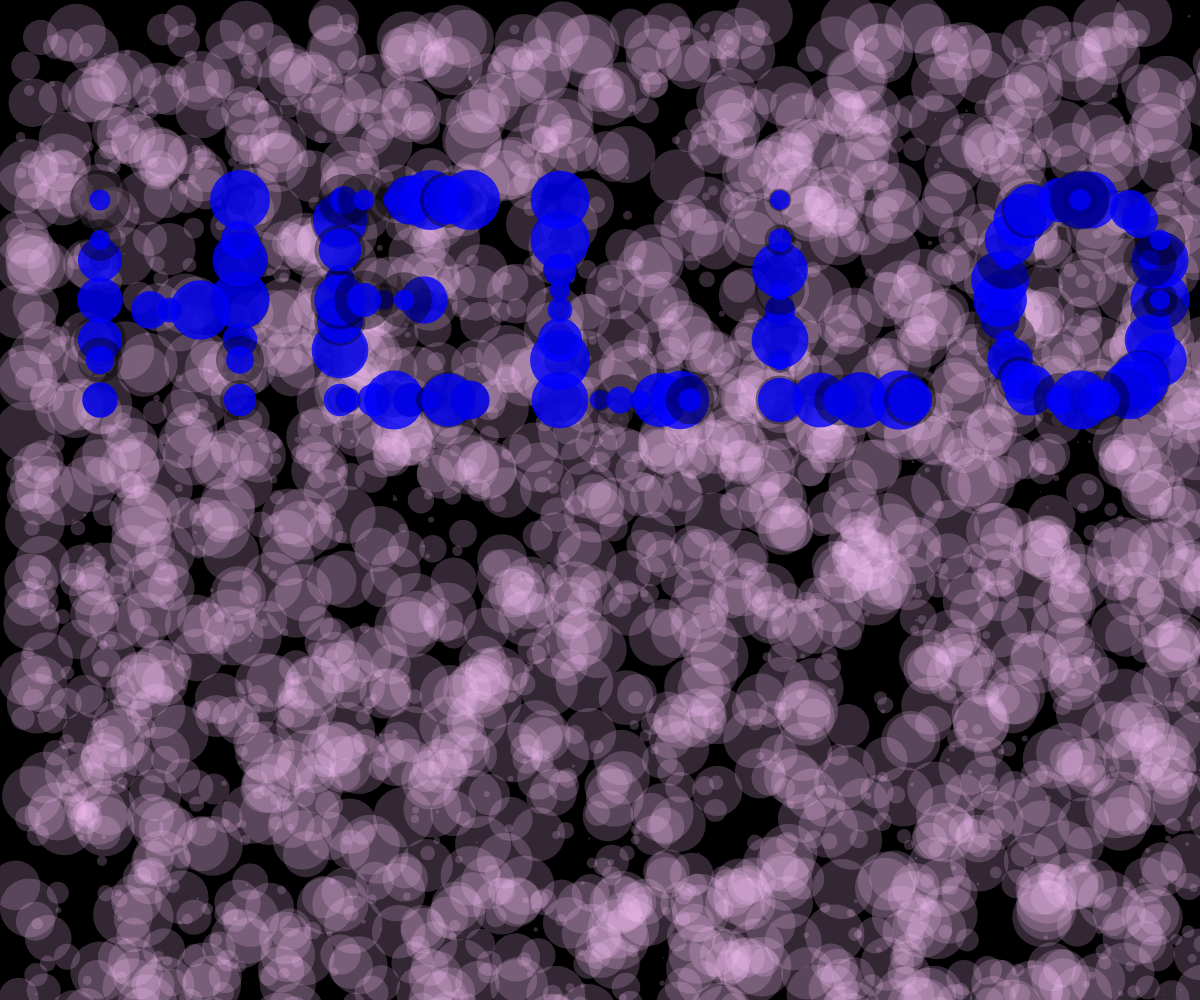
Frame 1 (no input)
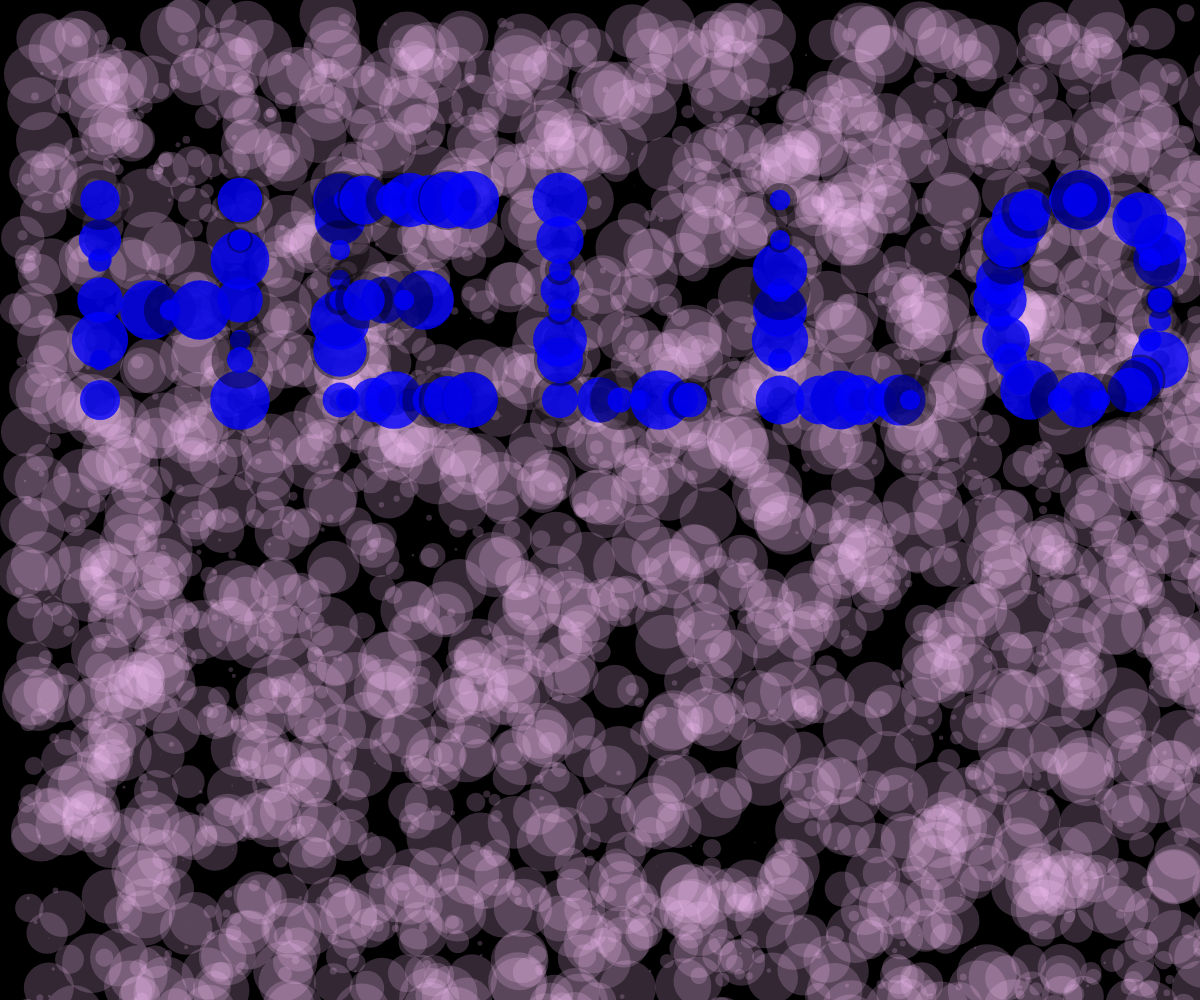
Frame 60 (no input)
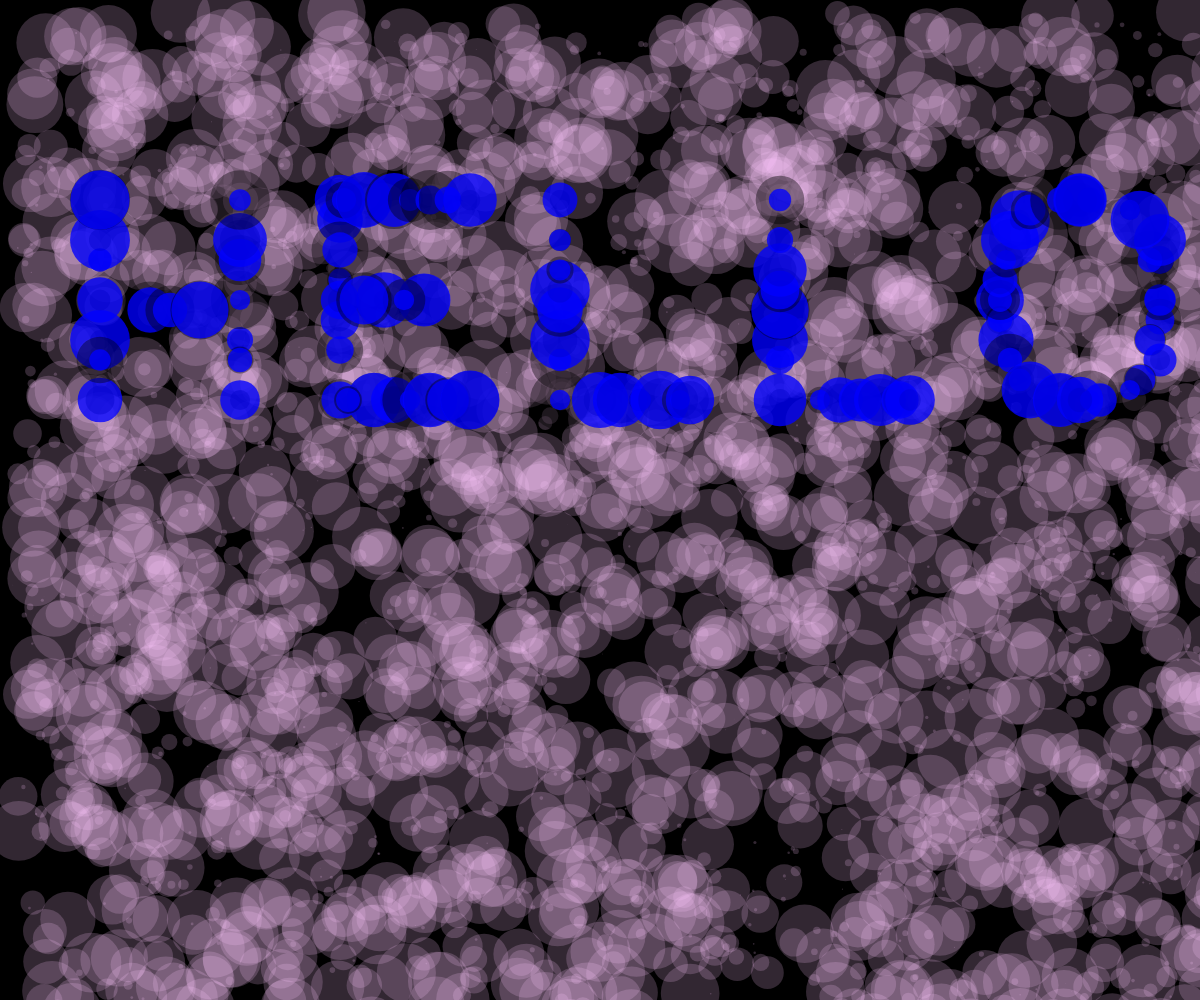
Frame 120 (the mouse pressed at the canvas centre since frame 60)

The p5.js sketch that drew these frames (run headless with seeded random() and noise() and a simulated clock; from frame 60 on, the mouse is pressed at the canvas centre):

// p5.js sketch
// ── sketch.js

// no need to change anything from here ... ----------------------

var letters = {};

var marginLeft = 50;
var marginTop = 100;
var textX = marginLeft;
var textY = 150;
var lineHeight = 150;
var typedText = "HELLO";
var zoom = 2;

function setup() {
	createCanvas(windowWidth, windowHeight);
	initLetters();
	noFill();
	strokeWeight(0);
}

function draw() {
	background(0);
	scale(zoom);

	randomSeed(4);
   drawBackground();

	textX = marginLeft;
	textY = marginTop + 100;

	for (var i = 0; i < typedText.length; i++) {
		var c = typedText[i];
		if (letters[c]) {
			push();
			translate(textX, textY);
			var w = letters[c]();
			textX += w;
			pop();
		} else if (c == "\n") {
			textX = marginLeft;
			textY += lineHeight;
		}
	}

	//noLoop();
}

function keyTyped() {
    var k = key;
    if (!letters[k]) {
        k = k.toUpperCase();
    }
    if (letters[k]) {
         
        typedText += k;
    }

	//loop();
}

function keyPressed() {
	if (keyCode == RETURN) {
		typedText += "\n";
	}
	if (keyCode == BACKSPACE || keyCode == DELETE) {
		if (typedText.length > 0) typedText = typedText.slice(0, -1);
	}
}

// ... to here -----------------------------------------------------



function initLetters() {
	// Add your calls to the letter functions here

	letters = {
		N: draw_N,
		O: draw_O,
		Q: draw_Q,
		U: draw_U,
       G: draw_G,
       H: draw_H,
       I: draw_I,
       J: draw_J,
       K: draw_K,
       L: draw_L,
       M: draw_M,
       S: draw_S,
       R: draw_R,	
		A: draw_A,
		W: draw_W,
       V: draw_V,
       B: draw_B,
       P: draw_P,
       C: draw_C,
       D: draw_D,
       T: draw_T,
		E: draw_E,
       F: draw_F,
       X: draw_X,
       Y: draw_Y,
       Z: draw_Z,
		
		" ": function() { return 30 },
	};
}

function specialEllipse(x, y, w, h) {
	strokeWeight(0);
	fill(0, 0, 0,100);
	var w = sin(frameCount * random() / 30 + random(100)) * 10 + 20;
	ellipse(x, y, w, w);

	strokeWeight(0)
    stroke(255,255,255,100);
	fill(0,0, 255,200);
	w = sin(frameCount * random() / 30 + random(100)) * 10 + 20;
	ellipse(x, y, w, w);
}

function drawBackground() {
   for (var i = 0; i < 3000; i++) {
       var x = random(0, width/zoom);
       var y = random(0, height/zoom);
       var r1 = sin(frameCount * random() / 40 + random(100)) * 5 + 10;
	    var r2 = sin(frameCount * random() / 30 + random(100)) * 5 + 10;
	    var r3 = sin(frameCount * random() / 30 + random(100)) * 15 + 15;
	       
       fill(255, 200,255, 50);
       ellipse(x+r1,y+r1,r3,r3);
   }
}



// A function for each letter

function draw_N() {
	
	//rect(-15,-100,80,100);
	
	specialEllipse(0,-100,30,30); //top left 
	specialEllipse(0,0,13,13); 
	specialEllipse(0,-5,15,15); //bottom left
	//specialEllipse(50,-100,30,30); //top right
	specialEllipse(50,-20,30,30); //bottom right
	specialEllipse(0,-30,25,25);
   specialEllipse(0,-20,25,25);
	specialEllipse(0,-40,15,15);
	specialEllipse(0,-50,20,20);
	specialEllipse(0,-70,10,10);
   specialEllipse(0,-80,10,10);
	specialEllipse(0,-90,15,15);
	
   specialEllipse(70,-100,10,10);
	specialEllipse(70,-85,20,20);
	specialEllipse(70,-70,18,18);
	specialEllipse(70,-60,11,11);
	specialEllipse(70,-50,15,15);
   specialEllipse(70,-30,15,15);
	specialEllipse(70,-20,25,25);
	specialEllipse(70,0,13,13);

	specialEllipse(50,-35,20,20);
	specialEllipse(33,-47,10,10);
	specialEllipse(28,-56,15,15);
	specialEllipse(23,-67,18,18);
	specialEllipse(18,-75,10,10);
	specialEllipse(15,-80,13,13);

	
	
	

	return 110;
}

function draw_O() {
	
	//rect(30,-100,80,100);
	
   specialEllipse(0, -50, 25);
   specialEllipse(0, -40, 25);
   specialEllipse(3, -30, 15);
   specialEllipse(5, -20, 30);
   specialEllipse(10, -10, 10);
   specialEllipse(15, -5, 20);
   specialEllipse(30, 0, 20);
   specialEllipse(45, 0, 30);

   specialEllipse(80, -50, 25);
   specialEllipse(80, -40, 25);
   specialEllipse(75, -30, 15);
   specialEllipse(80, -20, 30);
   specialEllipse(70, -10, 10);
   specialEllipse(65, -5, 20);
   specialEllipse(50, 0, 20);
   specialEllipse(40, 0, 30);


   specialEllipse(0, -50, 25);
   specialEllipse(0, -60, 25);
   specialEllipse(3, -70, 15);
   specialEllipse(5, -80, 30);
   specialEllipse(10, -90, 10);
   specialEllipse(15, -95, 20);
   specialEllipse(30, -100, 20);
   specialEllipse(45, -100, 30);

   specialEllipse(80, -50, 25);
   specialEllipse(80, -70, 25);
   specialEllipse(75, -70, 15);
   specialEllipse(80, -80, 30);
   specialEllipse(70, -90, 10);
   specialEllipse(65, -95, 20);
   specialEllipse(40, -100, 20);
   specialEllipse(40, -100, 30);


	return 130;
}
function draw_Q() {
	
	//rect(75,-100,80,100);
	
   specialEllipse(0, -50, 25);
   specialEllipse(0, -40, 25);
   specialEllipse(3, -30, 15);
   specialEllipse(5, -20, 30);
   specialEllipse(10, -10, 10);
   specialEllipse(15, -5, 20);
   specialEllipse(30, 0, 20);
   specialEllipse(45, 0, 30);

   specialEllipse(80, -50, 25);
   specialEllipse(80, -40, 25);
   specialEllipse(75, -30, 15);
   specialEllipse(80, -20, 30);
   specialEllipse(70, -10, 10);
   specialEllipse(65, -5, 20);
   specialEllipse(50, 0, 20);
   specialEllipse(40, 0, 30);


   specialEllipse(0, -50, 25);
   specialEllipse(0, -60, 25);
   specialEllipse(3, -70, 15);
   specialEllipse(5, -80, 30);
   specialEllipse(10, -90, 10);
   specialEllipse(15, -95, 20);
   specialEllipse(30, -100, 20);
   specialEllipse(45, -100, 30);

   specialEllipse(80, -50, 25);
   specialEllipse(80, -70, 25);
   specialEllipse(75, -70, 15);
   specialEllipse(80, -80, 30);
   specialEllipse(70, -90, 10);
   specialEllipse(65, -95, 20);
   specialEllipse(40, -100, 20);
   specialEllipse(40, -100, 30);

   specialEllipse(90, 0, 25);
   specialEllipse(80, -10, 15);
   specialEllipse(70, -20, 15);
	specialEllipse(60, -30, 10);
	

	

	return 130;
}

function draw_U() {
	
   specialEllipse(0, -50, 25);
   specialEllipse(0, -40, 25);
   specialEllipse(0, -60, 25);
   specialEllipse(0, -70, 25);
   specialEllipse(0, -80, 25);
   specialEllipse(0, -90, 25);
   specialEllipse(0, -95, 25);
   specialEllipse(0, -100, 25);
   specialEllipse(3, -30, 15);
   specialEllipse(5, -20, 30);
   specialEllipse(10, -10, 10);
   specialEllipse(15, -5, 20);
   specialEllipse(30, 0, 20);
   specialEllipse(45, 0, 30);

   specialEllipse(80, -50, 25);
   specialEllipse(80, -60, 25);
   specialEllipse(80, -70, 25);
   specialEllipse(80, -80, 25);
   specialEllipse(80, -90, 25);
   specialEllipse(80, -95, 25);
   specialEllipse(80, -100, 25);

   specialEllipse(75, -30, 15);
   specialEllipse(80, -20, 30);
   specialEllipse(70, -10, 10);
   specialEllipse(65, -5, 20);
   specialEllipse(50, 0, 20);
   specialEllipse(40, 0, 30);
	
	
	

	

	return 120;
}




function draw_G() {



   specialEllipse(0, -50, 25);
   specialEllipse(0, -40, 25);
   specialEllipse(3, -30, 15);
   specialEllipse(5, -20, 30);
   specialEllipse(10, -10, 10);
   specialEllipse(15, -5, 20);
   specialEllipse(30, 0, 20);
   specialEllipse(45, 0, 30);

   specialEllipse(80, -50, 25);
   specialEllipse(80, -40, 25);
   specialEllipse(75, -30, 15);
   specialEllipse(80, -20, 30);
   specialEllipse(70, -10, 10);
   specialEllipse(65, -5, 20);
   specialEllipse(50, 0, 20);
   specialEllipse(40, 0, 30);



   specialEllipse(75, -40, 20);
   specialEllipse(75, -50, 15);


   specialEllipse(0, -50, 25);
   specialEllipse(0, -60, 25);
   specialEllipse(3, -70, 15);
   specialEllipse(5, -80, 30);
   specialEllipse(10, -90, 10);
   specialEllipse(15, -95, 20);
   specialEllipse(30, -100, 20);
   specialEllipse(45, -100, 30);

   specialEllipse(75, -90, 20);
   specialEllipse(60, -100, 20);
   specialEllipse(45, -100, 30);

   specialEllipse(65, -50, 10);
   specialEllipse(75, -50, 15);
   specialEllipse(60, -50, 10);




       return 130;
}


function draw_H() {


   specialEllipse(0, 0, 20);
   specialEllipse(0, -30, 25);
   specialEllipse(0, -20, 25);
   specialEllipse(0, -50, 15);
   specialEllipse(0, -70, 20);
   specialEllipse(0, -80, 20);
   specialEllipse(0, -100, 30);
   specialEllipse(25, -45, 25);
   specialEllipse(35, -45, 10);

   specialEllipse(70, 0, 20);
   specialEllipse(70, -30, 25);
   specialEllipse(70, -20, 25);
   specialEllipse(70, -50, 25);
   specialEllipse(70, -70, 30);
   specialEllipse(70, -80, 30);

   specialEllipse(50, -45, 25);
   specialEllipse(70, -100, 15);


       return 120;
}


function draw_I() {


   specialEllipse(0, 0, 20);
   specialEllipse(0, -30, 25);
   specialEllipse(0, -20, 25);
   specialEllipse(0, -45, 15);
   specialEllipse(0, -60, 20);
   specialEllipse(0, -80, 20);
   specialEllipse(0, -100, 30);


       return 50;

}

function draw_J() {


   specialEllipse(60, -80, 30);
   specialEllipse(60, -30, 25);
   specialEllipse(60, -100, 20);
   specialEllipse(60, -70, 20);
   specialEllipse(60, -60, 20);
   specialEllipse(60, -50, 20);
   specialEllipse(50, -10, 30);
   specialEllipse(30, 0, 20);
   specialEllipse(0, -50, 10);
   specialEllipse(0, -25, 15);
   specialEllipse(0, -35, 25);
   specialEllipse(10, -15, 15);


       return 110;

}
function draw_K() {


   specialEllipse(15, -45, 20);
   specialEllipse(30, -55, 25);
   specialEllipse(40, -65, 10);
   specialEllipse(50, -75, 20);
   specialEllipse(70, -100, 20);
   specialEllipse(60, -90, 20);
   specialEllipse(0, -100, 15);
   specialEllipse(0, -100, 10);
   specialEllipse(0, -65, 20);
   specialEllipse(0, -75, 20);
   specialEllipse(0, -50, 10);
   specialEllipse(0, -45, 25);
   specialEllipse(0, -25, 25);
   specialEllipse(0,  0, 30);
   specialEllipse(15, -35, 10);
   specialEllipse(35, -35, 20);
   specialEllipse(45, -25, 25);
   specialEllipse(50, -15, 20);
   specialEllipse(70, 0, 25);



       return 120;
}

function draw_L() {


   specialEllipse(0, 0, 25);
   specialEllipse(0, -20, 20);
   specialEllipse(0, -30, 10);
   specialEllipse(0, -45, 20);
   specialEllipse(0, -55, 20);
   specialEllipse(0, -65, 30);
   specialEllipse(0, -80, 30);
   specialEllipse(0, -100, 10);
   specialEllipse(20, 0, 20);
   specialEllipse(30, 0, 10);
   specialEllipse(40, 0, 10);
   specialEllipse(50, 0, 15);
    specialEllipse(60, 0, 15);
   specialEllipse(65, 0, 30);




       return 110;
}


function draw_M() {



   specialEllipse(80, 0, 25);
   specialEllipse(80, -20, 25);
   specialEllipse(80, -10, 30);
   specialEllipse(80, -30, 15);
   specialEllipse(80, -40, 15);
   specialEllipse(80, -50, 10);
   specialEllipse(80, -65, 30);
   specialEllipse(80, -80, 30);
   specialEllipse(80, -100, 15);
   specialEllipse(0, 0, 25);
   specialEllipse(0, -20, 25);
   specialEllipse(0, -10, 30);
   specialEllipse(0, -30, 15);
   specialEllipse(0, -40, 15);
   specialEllipse(0, -50, 10);
   specialEllipse(0, -65, 30);
   specialEllipse(0, -80, 30);
   specialEllipse(0, -100, 15);


   specialEllipse(10, -90, 25);
   specialEllipse(15, -80, 20);
   specialEllipse(20, -70, 20);
   specialEllipse(25, -60, 10);
   specialEllipse(30, -50, 30);
   specialEllipse(35, -45, 10);
   specialEllipse(40, -40, 10);

   specialEllipse(70, -90, 25);
   specialEllipse(65, -80, 20);
   specialEllipse(60, -70, 20);
   specialEllipse(55, -60, 10);
   specialEllipse(50, -50, 30);
   specialEllipse(45, -45, 10);






       return 130;
}
function draw_S() {



   specialEllipse(65, -80, 10);
   specialEllipse(60, -85, 15);
   specialEllipse(60, -90, 30);
   specialEllipse(40, -95, 10);
   specialEllipse(40, -100, 20);
   specialEllipse(40, -100, 10);
   specialEllipse(35, -100, 10);
   specialEllipse(20, -98, 30);
   specialEllipse(19, -95, 20);
   specialEllipse(15, -92, 20);
   specialEllipse(10, -87, 10);
   specialEllipse(7, -85, 15);
   specialEllipse(5, -75, 25);
   specialEllipse(1, -70, 30);
   specialEllipse(0, -65, 30);
   specialEllipse(0, -60, 30);
   specialEllipse(0, -55, 20);
   specialEllipse(0, -50, 25);

   specialEllipse(5, -45, 25);
   specialEllipse(10, -45, 25);
   specialEllipse(15, -45, 30);
   specialEllipse(35, -45, 30);
   specialEllipse(40, -45, 10);
   specialEllipse(45, -45, 20);
   specialEllipse(50, -45, 20);
   specialEllipse(55, -40, 20);
   specialEllipse(60, -42, 10);
   specialEllipse(75, -35, 15);
   specialEllipse(80, -25, 10);
   specialEllipse(75, -35, 10);
   specialEllipse(75, -10, 15);
   specialEllipse(65, -5, 10);
   specialEllipse(60, -3, 10);
   specialEllipse(55, 0, 30);
   specialEllipse(40, 0, 30);

   specialEllipse(35, 0, 20);
   specialEllipse(30, 0, 30);
   specialEllipse(25, -2, 10);
   specialEllipse(20, -5, 10);
   specialEllipse(15, -7, 20);
   specialEllipse(10, -10, 20);
    specialEllipse(5, -12, 30);
   specialEllipse(0, -15, 0);


       return 120;
}
function draw_R() {


   //pionowa kreska
   specialEllipse(0, 0, 20);
   specialEllipse(0, -10, 25);
   specialEllipse(0, -20, 20);
   specialEllipse(0, -30, 25);
   specialEllipse(0, -40, 25);
   specialEllipse(0, -50, 20);
   specialEllipse(0, -60, 15);
   specialEllipse(0, -70, 20);
   specialEllipse(0, -80, 15)
   specialEllipse(0, -90, 15);
   specialEllipse(0, -100, 20);

   //gorny brzuszek
   specialEllipse(10, -100, 15);
   specialEllipse(20, -100, 15);
   specialEllipse(30, -100, 20);
   specialEllipse(40, -95, 20);
   specialEllipse(50, -95, 15);
   specialEllipse(60, -88, 15);
   specialEllipse(70, -75, 20);
   specialEllipse(65, -60, 15);
   specialEllipse(55, -50, 15);
   specialEllipse(40, -45, 20);
   specialEllipse(30, -45, 25);
   specialEllipse(20, -44, 15);
   specialEllipse(10, -45, 15);


   specialEllipse(65, 0, 20);
   specialEllipse(60, -10, 25);
   specialEllipse(55, -20, 15);
   specialEllipse(50, -30, 15);
   specialEllipse(45, -40, 15);


       return 120;
}


function draw_A() {

   // lewe ramię
   specialEllipse(0, 0, 15);
   specialEllipse(4, -8, 15);
   specialEllipse(8, -15, 20);
   specialEllipse(13, -25, 20);
   specialEllipse(20, -40, 25);
   specialEllipse(25, -55, 20);
   specialEllipse(28, -63, 20);
   specialEllipse(31, -75, 15);
   specialEllipse(35, -85, 20);
   specialEllipse(38, -93, 15);
   specialEllipse(40, -100, 15);


   //prawe ramię
   specialEllipse(40, -100, 15);
   specialEllipse(42, -93, 15);
   specialEllipse(45, -85, 20);
   specialEllipse(49, -75, 15);
   specialEllipse(52, -63, 20);
   specialEllipse(57, -55, 20);
   specialEllipse(62, -40, 25);
   specialEllipse(69, -25, 20);
   specialEllipse(74, -15, 20);
   specialEllipse(76, -8, 15);
   specialEllipse(80, 0, 15);


   //mostek
   specialEllipse(35, -40, 20);
   specialEllipse(50, -40, 15);


	return 120;
}

function draw_W() {

   //pionowa kreska
	specialEllipse(0, 0, 20);
   specialEllipse(0, -20, 25);
   specialEllipse(0, -30, 20);
   specialEllipse(0, -40, 25);
   specialEllipse(0, -50, 25);
   specialEllipse(0, -60, 20);
   specialEllipse(0, -70, 15);
   specialEllipse(0, -80, 20);
   specialEllipse(0, -90, 15)
   specialEllipse(0, -100, 15);

   //ukośna lewa
   specialEllipse(0, -10, 20);
   specialEllipse(10, -20, 15);
   specialEllipse(20, -30, 20);
   specialEllipse(30, -40, 25);
   specialEllipse(40, -50, 20);

   //ukośna prawa
   specialEllipse(80, -10, 20);
   specialEllipse(70, -20, 15);
   specialEllipse(60, -30, 20);
   specialEllipse(50, -40, 25);
   specialEllipse(40, -50, 20);


   //pionowa prawa
   specialEllipse(80, 0, 20);
   specialEllipse(80, -20, 25);
   specialEllipse(80, -30, 20);
   specialEllipse(80, -40, 25);
   specialEllipse(80, -50, 25);
   specialEllipse(80, -60, 20);
   specialEllipse(80, -70, 15);
   specialEllipse(80, -80, 20);
   specialEllipse(80, -90, 15);
   specialEllipse(80, -100, 15);

	return 130;
}


function draw_V() {


   // lewe ramię
   specialEllipse(0, -100, 15);
   specialEllipse(4, -93, 15);
   specialEllipse(8, -85, 20);
   specialEllipse(11, -77, 15);
   specialEllipse(16, -65, 20);
   specialEllipse(21, -52, 20);
   specialEllipse(24, -40, 20);
   specialEllipse(27, -32, 15);
   specialEllipse(31, -24, 20);
   specialEllipse(34, -16, 15);
   specialEllipse(37, -8, 15);
   specialEllipse(40, 0, 10);

   //prawe ramię

   specialEllipse(80, -100, 15);
   specialEllipse(77, -93, 15);
   specialEllipse(74, -85, 20);
   specialEllipse(71, -77, 15);
   specialEllipse(67, -65, 20);
   specialEllipse(64, -52, 20);
   specialEllipse(60, -40, 20);
   specialEllipse(56, -32, 15);
   specialEllipse(51, -24, 20);
   specialEllipse(48, -16, 15);
   specialEllipse(44, -8, 15);
   specialEllipse(40, 0, 10);


	return 110;
}


function draw_B() {

   //pionowa kreska
   specialEllipse(0, 0, 20);
   specialEllipse(0, -20, 25);
   specialEllipse(0, -30, 20);
   specialEllipse(0, -40, 25);
   specialEllipse(0, -50, 25);
   specialEllipse(0, -60, 20);
   specialEllipse(0, -70, 15);
   specialEllipse(0, -80, 20);
   specialEllipse(0, -90, 15)
   specialEllipse(0, -100, 15);
   specialEllipse(0, -10, 20);

   //gorny brzuszek
   specialEllipse(8, -100, 15);
   specialEllipse(14, -99, 15);
   specialEllipse(26, -97, 20);
   specialEllipse(36, -94, 20);
   specialEllipse(48, -92, 15);
   specialEllipse(56, -87, 15);
   specialEllipse(60, -75, 20);

   specialEllipse(52, -64, 15);
   specialEllipse(45, -61, 15);
   specialEllipse(36, -59, 20);
   specialEllipse(26, -56, 25);
   specialEllipse(14, -52, 15);
   specialEllipse(8, -50, 15);


   //dolny brzuszek
   specialEllipse(8, -50, 15);
   specialEllipse(14, -49, 15);
   specialEllipse(26, -47, 20);
   specialEllipse(36, -44, 20);
   specialEllipse(48, -42, 15);
   specialEllipse(56, -37, 15);
   specialEllipse(60, -25, 20);

   specialEllipse(52, -14, 15);
   specialEllipse(45, -11, 15);
   specialEllipse(36, -9, 20);
   specialEllipse(26, -6, 25);
   specialEllipse(14, -2, 15);
   specialEllipse(8, 0, 15);


	return 100;
}


function draw_P() {

   //pionowa kreska
   specialEllipse(0, 0, 20);
   specialEllipse(0, -10, 25);
   specialEllipse(0, -20, 20);
   specialEllipse(0, -30, 25);
   specialEllipse(0, -40, 25);
   specialEllipse(0, -50, 20);
   specialEllipse(0, -60, 15);
   specialEllipse(0, -70, 20);
   specialEllipse(0, -80, 15)
   specialEllipse(0, -90, 15);
   specialEllipse(0, -100, 20);

   //gorny brzuszek
   specialEllipse(10, -100, 15);
   specialEllipse(20, -100, 15);
   specialEllipse(30, -100, 20);
   specialEllipse(40, -95, 20);
   specialEllipse(50, -95, 15);
   specialEllipse(60, -88, 15);
   specialEllipse(70, -75, 20);
   specialEllipse(65, -60, 15);
   specialEllipse(55, -50, 15);
   specialEllipse(40, -45, 20);
   specialEllipse(30, -45, 25);
   specialEllipse(20, -44, 15);
   specialEllipse(10, -45, 15);


	return 100;
}



function draw_C() {


   specialEllipse(62, -94, 10);
   specialEllipse(57, -98, 15);

   specialEllipse(50, -100, 15);

   specialEllipse (46, -99, 10);
   specialEllipse (41, -99, 15);
   specialEllipse (30, -94, 15);
   specialEllipse (25, -91, 20);
   specialEllipse (18, -85, 15);
   specialEllipse (13, -78, 15);
   specialEllipse(10, -72, 20);
   specialEllipse(5, -64, 15);
   specialEllipse(2, -58, 20);
   specialEllipse(0, -50, 15);


   specialEllipse (46, -1, 10);
   specialEllipse (41, -1, 15);
   specialEllipse (30, -6, 15);
   specialEllipse (25, -9, 20);
   specialEllipse (18, -15, 15);
   specialEllipse (13, -22, 15);
   specialEllipse(10, -28, 20);
   specialEllipse(5, -36, 15);
   specialEllipse(2, -42, 20);
   specialEllipse(0, -50, 15);

   specialEllipse(57, -2, 15);
   specialEllipse(62, -6, 10);

   specialEllipse(50, 0, 15);


	return 110;
}



function draw_D() {


   specialEllipse(0, -100, 15);
   specialEllipse (20, -99, 10);
   specialEllipse (30, -99, 15);
   specialEllipse (40, -95, 15);
   specialEllipse (45, -91, 20);
   specialEllipse (50, -85, 15);
   specialEllipse (55, -78, 15);
   specialEllipse(50, -72, 20);
   specialEllipse(55, -64, 15);
   specialEllipse(65, -58, 20);
   specialEllipse(65, -50, 15);


   specialEllipse (15, -1, 10);
   specialEllipse (20, -1, 15);
   specialEllipse (25, -6, 15);
   specialEllipse (35, -9, 20);
   specialEllipse (45, -15, 15);
   specialEllipse (50, -22, 15);
   specialEllipse(55, -28, 20);
   specialEllipse(55, -36, 15);
   specialEllipse(60, -42, 20);
   specialEllipse(60, -50, 15);



   specialEllipse(0, 0, 20);
   specialEllipse(0, -8, 15);
   specialEllipse(0, -15, 25);
   specialEllipse(0, -30, 20);
   specialEllipse(0, -40, 25);
   specialEllipse(0, -50, 25);
   specialEllipse(0, -60, 20);
   specialEllipse(0, -70, 15);
   specialEllipse(0, -80, 20);
   specialEllipse(0, -90, 15);
   specialEllipse(0, -100, 15);


	return 100;
}


function draw_T() {

   //pionowa kreska
   specialEllipse(40, 0, 20);
   specialEllipse(40, -20, 25);
   specialEllipse(40, -30, 20);
   specialEllipse(40, -40, 25);
   specialEllipse(40, -50, 25);
   specialEllipse(40, -60, 20);
   specialEllipse(40, -70, 15);
   specialEllipse(40, -80, 20);
   specialEllipse(40, -90, 15);
   specialEllipse(40, -100, 15);
   specialEllipse(40, -10, 20);

   //daszek
   specialEllipse(20, -100, 20);
   specialEllipse(62, -100, 20);
   specialEllipse(35, -100, 20);
   specialEllipse(50, -100, 15);
   specialEllipse(71, -100, 10);
   specialEllipse(80, -100, 25);
   specialEllipse(7, -100, 25);
   specialEllipse(0, -100, 10);



	return 110;
}

function draw_E() {

   specialEllipse (0, 0, 28);
   specialEllipse (0, -60, 16);
   specialEllipse (0, -25, 24);
   specialEllipse (0, -40, 25);
   specialEllipse (0, -50 , 14);
   specialEllipse (0, -100 , 14);
   specialEllipse (0, -90 , 14);
   specialEllipse (0, -75 , 18);


   specialEllipse (17, 0, 20);
   specialEllipse (4, 0, 25);
   specialEllipse (27, 0, 19);
   specialEllipse (35, 0, 15);
   specialEllipse (45, 0, 22);
   specialEllipse (54, 0, 19);
   specialEllipse (65, 0, 15);

   specialEllipse (2, -100, 20);
   specialEllipse (12, -100, 23);
   specialEllipse (27, -100, 18);
   specialEllipse (35, -100, 23);
   specialEllipse (45, -100, 18);
   specialEllipse (54, -100, 13);
   specialEllipse (65, -100, 15);

    specialEllipse (42, -50, 20);
    specialEllipse (22, -50, 27);
    specialEllipse (32, -50, 20);
    specialEllipse (12, -50, 20);



       return 110;
}

function draw_F() {

   specialEllipse (0, 0, 26);
   specialEllipse (0, -40, 30);
   specialEllipse (0, -10, 25);
   specialEllipse (0, -30, 25);
   specialEllipse (0, -50 , 30);
   specialEllipse (0, -100 , 10);
   specialEllipse (0, -80 , 18);
   specialEllipse (0, -70 , 18);

   specialEllipse (10, -100, 20);
   specialEllipse (20, -100, 23);
   specialEllipse (35, -100, 18);
   specialEllipse (43, -100, 23);
   specialEllipse (53, -100, 18);
   specialEllipse (62, -100, 13);
   specialEllipse (73, -100, 15);

    specialEllipse (30, -50, 17);
    specialEllipse (40, -50, 20);
    specialEllipse (20, -50, 20);



       return 100;
}


function draw_X() {
   specialEllipse (0, 0, 25);
   specialEllipse (10, -12, 20);
   specialEllipse (15, -22, 20);
   specialEllipse (20, -30, 15);
   specialEllipse (31, -40, 17);
   specialEllipse (37, -50, 13);
   specialEllipse (44, -60, 13);
   specialEllipse (50, -70, 15);
   specialEllipse (55, -75, 15);
   specialEllipse (62, -80, 16);
   specialEllipse (70, -90, 16);
   specialEllipse (80, -100, 20);

    specialEllipse (0, -100, 20);
   specialEllipse (13, -83, 16);
   specialEllipse (20, -75, 15);
   specialEllipse (26, -69, 15);
   specialEllipse (33, -60, 13);
   specialEllipse (40, -50, 13);
   specialEllipse (47, -40, 17);
   specialEllipse (53, -30, 15);
   specialEllipse (59, -22, 20);
   specialEllipse (65, -12, 20);
   specialEllipse (70, -12, 20);
   specialEllipse (80, 0, 25);

   return 120;
}

function draw_Y() {

   specialEllipse (40, 0, 25);
   specialEllipse (40, -10, 18);
   specialEllipse (40, -20, 15);
   specialEllipse (40, -30, 12);
   specialEllipse (40, -40, 10);

   specialEllipse (45, -55, 10);
   specialEllipse (40, -55, 10);
   specialEllipse (35, -55, 10);
   specialEllipse (30, -60, 10);
   specialEllipse (25, -65, 12);
   specialEllipse (20, -70, 15);
   specialEllipse (15, -75, 18);
   specialEllipse (10, -80, 18);
   specialEllipse (5, -90, 18);
   specialEllipse (0, -100, 19);

   specialEllipse (45, -54, 10);
   specialEllipse (50, -60, 12);
   specialEllipse (55, -65, 15);
   specialEllipse (60, -65, 15);
   specialEllipse (65, -75, 18);
   specialEllipse (70, -84, 18);
   specialEllipse (75, -84, 18);
   specialEllipse (80, -100, 19);


       return 120;
}

function draw_Z() {


   specialEllipse (25, 0, 20);
   specialEllipse (0, 0, 25);
   specialEllipse (5, 0, 25);
   specialEllipse (35, 0, 19);
   specialEllipse (43, 0, 15);
   specialEllipse (53, 0, 22);
   specialEllipse (62, 0, 19);
   specialEllipse (80, 0, 15);

   specialEllipse (16, -20, 20);
   specialEllipse (21, -30, 14);
   specialEllipse (29, -40, 20);
   specialEllipse (37, -50, 20);
   specialEllipse (45, -60, 19);
   specialEllipse (53, -70, 18);
   specialEllipse (62, -80, 25);
   specialEllipse (67, -87, 25);

   specialEllipse (0, -100, 20);
   specialEllipse (20, -100, 23);
   specialEllipse (35, -100, 18);
   specialEllipse (43, -100, 23);
   specialEllipse (53, -100, 18);
   specialEllipse (62, -100, 13);
   specialEllipse (80, -100, 15);


       return 110;
}
